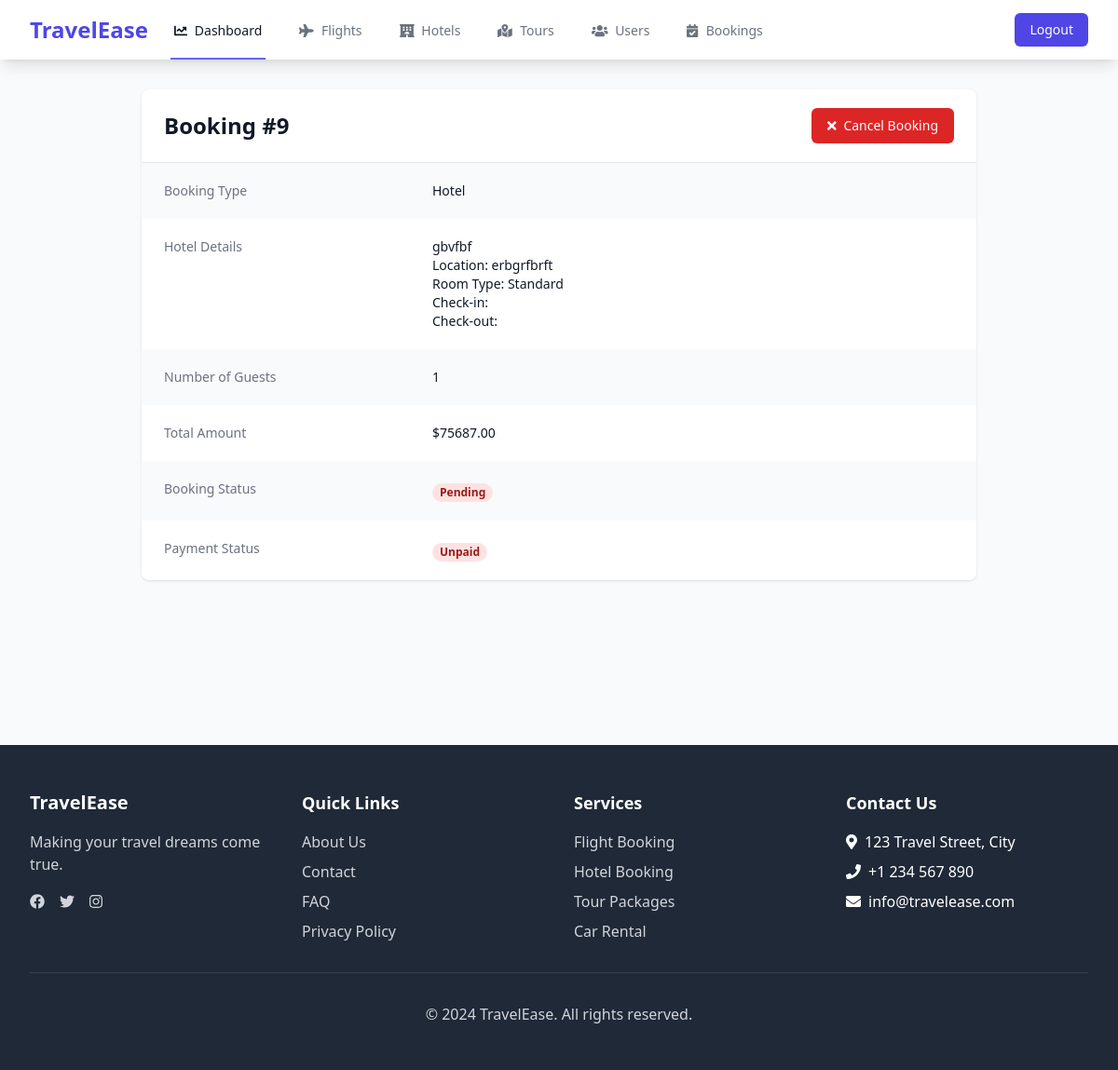
Page /bookings/9/ (signed in) on the earlier database version.
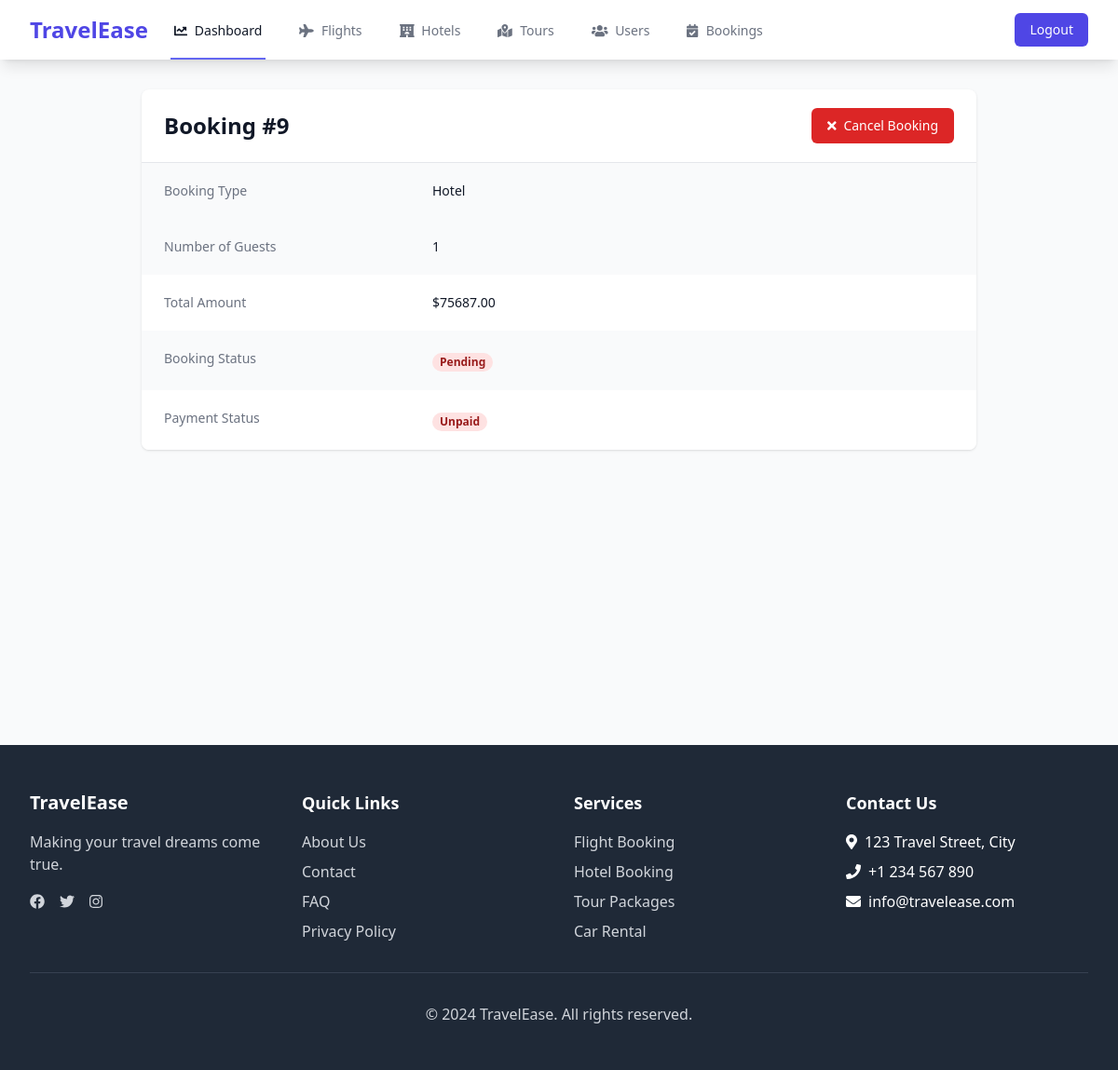
Same page on the later database version.
### core/models.py (models this page shows, shortened)
class Booking(models.Model):
    PENDING = 'pending'
    CONFIRMED = 'confirmed'
    CANCELLED = 'cancelled'
    COMPLETED = 'completed'
    STATUS_CHOICES = [
        (PENDING, 'Pending'),
        (CONFIRMED, 'Confirmed'),
        (CANCELLED, 'Cancelled'),
        (COMPLETED, 'Completed'),
    ]
    UNPAID = 'unpaid'
    PAID = 'paid'
    REFUNDED = 'refunded'
    PAYMENT_STATUS_CHOICES = [
        (UNPAID, 'Unpaid'),
        (PAID, 'Paid'),
        (REFUNDED, 'Refunded'),
    ]
    FLIGHT = 'flight'
    HOTEL = 'hotel'
    TOUR = 'tour'
    BOOKING_TYPE_CHOICES = [
        (FLIGHT, 'Flight'),
        (HOTEL, 'Hotel'),
        (TOUR, 'Tour'),
    ]
    user = models.ForeignKey(User, on_delete=models.CASCADE)
    booking_type = models.CharField(max_length=10, choices=BOOKING_TYPE_CHOICES)
    flight = models.ForeignKey(Flight, on_delete=models.SET_NULL, null=True, blank=True)
    hotel = models.ForeignKey(Hotel, on_delete=models.SET_NULL, null=True, blank=True)
    tour = models.ForeignKey(Tour, on_delete=models.SET_NULL, null=True, blank=True)
    status = models.CharField(max_length=10, choices=STATUS_CHOICES, default=PENDING)
    payment_status = models.CharField(max_length=10, choices=PAYMENT_STATUS_CHOICES, default=UNPAID)
    total_amount = models.DecimalField(max_digits=10, decimal_places=2)
    booking_date = models.DateTimeField(auto_now_add=True)
    check_in_date = models.DateField(null=True, blank=True)
    check_out_date = models.DateField(null=True, blank=True)
    number_of_guests = models.IntegerField(default=1)
    special_requests = models.TextField(blank=True)
    payment_method = models.CharField(max_length=50, blank=True)
    transaction_id = models.CharField(max_length=100, blank=True)
    class Meta:
        ordering = ['-booking_date']

class Hotel(models.Model):
    STANDARD = 'standard'
    DELUXE = 'deluxe'
    SUITE = 'suite'
    ROOM_CHOICES = [
        (STANDARD, 'Standard'),
        (DELUXE, 'Deluxe'),
        (SUITE, 'Suite'),
    ]
    name = models.CharField(max_length=200)
    location = models.CharField(max_length=200)
    description = models.TextField()
    price_per_night = models.DecimalField(max_digits=10, decimal_places=2)
    room_type = models.CharField(max_length=10, choices=ROOM_CHOICES, default=STANDARD)
    available_rooms = models.IntegerField()
    amenities = models.TextField()
    rating = models.DecimalField(max_digits=3, decimal_places=1)
    created_at = models.DateTimeField(auto_now_add=True)
    updated_at = models.DateTimeField(auto_now=True)
    class Meta:
        ordering = ['-rating']

### core/views.py (the view)
# urls.py: path('bookings/<int:booking_id>/', views.booking_detail, name='booking_detail'),
@login_required
def booking_detail(request, booking_id):
    booking = get_object_or_404(Booking, id=booking_id)
    if not request.user.is_admin and booking.user != request.user:
        messages.error(request, 'You do not have permission to view this booking.')
        return redirect('booking_list')
    return render(request, 'booking/booking_detail.html', {'booking': booking})

### templates/booking/booking_detail.html (shortened to what the changed rows need)
{% extends 'base.html' %}
{% load static %}
{% block content %}
<div class="container mx-auto px-4 py-8">
    <div class="max-w-4xl mx-auto">
        <div class="bg-white shadow overflow-hidden sm:rounded-lg">
            <div class="px-4 py-5 sm:px-6 flex justify-between items-center">
                <h2 class="text-2xl font-bold text-gray-900">
                    Booking #{{ booking.id }}
                </h2>
                <div class="flex space-x-2">
                    {% if booking.status != 'CANCELLED' and booking.payment_status != 'PAID' %}
                        <form method="POST" action="{% url 'cancel_booking' booking.id %}" class="inline">
                        </form>
                    {% endif %}
                </div>
            </div>
            <div class="border-t border-gray-200">
                <dl>
                    <div class="bg-gray-50 px-4 py-5 sm:grid sm:grid-cols-3 sm:gap-4 sm:px-6">
                        <dt class="text-sm font-medium text-gray-500">Booking Type</dt>
                        <dd class="mt-1 text-sm text-gray-900 sm:mt-0 sm:col-span-2">{{ booking.get_booking_type_display }}</dd>
                    </div>
                    {% if booking.hotel %}
                        <div class="bg-white px-4 py-5 sm:grid sm:grid-cols-3 sm:gap-4 sm:px-6">
                            <dt class="text-sm font-medium text-gray-500">Hotel Details</dt>
                            <dd class="mt-1 text-sm text-gray-900 sm:mt-0 sm:col-span-2">
                                {{ booking.hotel.name }}<br>
                                Location: {{ booking.hotel.location }}<br>
                                Room Type: {{ booking.hotel.get_room_type_display }}<br>
                                Check-in: {{ booking.check_in_date|date:"M d, Y" }}<br>
                                Check-out: {{ booking.check_out_date|date:"M d, Y" }}
                            </dd>
                        </div>
                    {% endif %}
                    <div class="bg-gray-50 px-4 py-5 sm:grid sm:grid-cols-3 sm:gap-4 sm:px-6">
                        <dt class="text-sm font-medium text-gray-500">Number of Guests</dt>
                        <dd class="mt-1 text-sm text-gray-900 sm:mt-0 sm:col-span-2">{{ booking.number_of_guests }}</dd>
                    </div>
                    <div class="bg-white px-4 py-5 sm:grid sm:grid-cols-3 sm:gap-4 sm:px-6">
                        <dt class="text-sm font-medium text-gray-500">Total Amount</dt>
                        <dd class="mt-1 text-sm text-gray-900 sm:mt-0 sm:col-span-2">${{ booking.total_amount }}</dd>
                    </div>
                    <div class="bg-gray-50 px-4 py-5 sm:grid sm:grid-cols-3 sm:gap-4 sm:px-6">
                        <dd class="mt-1 sm:mt-0 sm:col-span-2">
                            <span class="px-2 inline-flex text-xs leading-5 font-semibold rounded-full
                                {% if booking.status == 'CONFIRMED' %}bg-green-100 text-green-800
                                {% elif booking.status == 'PENDING' %}bg-yellow-100 text-yellow-800
                                {% else %}bg-red-100 text-red-800{% endif %}">
                                {{ booking.get_status_display }}
                            </span>
                        </dd>
                    </div>
                    <div class="bg-white px-4 py-5 sm:grid sm:grid-cols-3 sm:gap-4 sm:px-6">
                        <dd class="mt-1 sm:mt-0 sm:col-span-2">
                            <span class="px-2 inline-flex text-xs leading-5 font-semibold rounded-full
                                {% if booking.payment_status == 'PAID' %}bg-green-100 text-green-800
                                {% elif booking.payment_status == 'UNPAID' %}bg-yellow-100 text-yellow-800
                                {% else %}bg-red-100 text-red-800{% endif %}">
                                {{ booking.get_payment_status_display }}
                            </span>
                        </dd>
                    </div>
                </dl>
            </div>
        </div>
    </div>
</div>
{% endblock %}

Differences in the rows shown:
changed Booking "Hotel": hotel_id 2 → empty (drawn); hotel.name "gbvfbf" → (not shown); hotel.location "erbgrfbrft" → (not shown); hotel.room_type "Standard" → (not shown)
Other differences:
text no longer shown: "Hotel Details Location: Room Type: Check-in: Check-out:"
